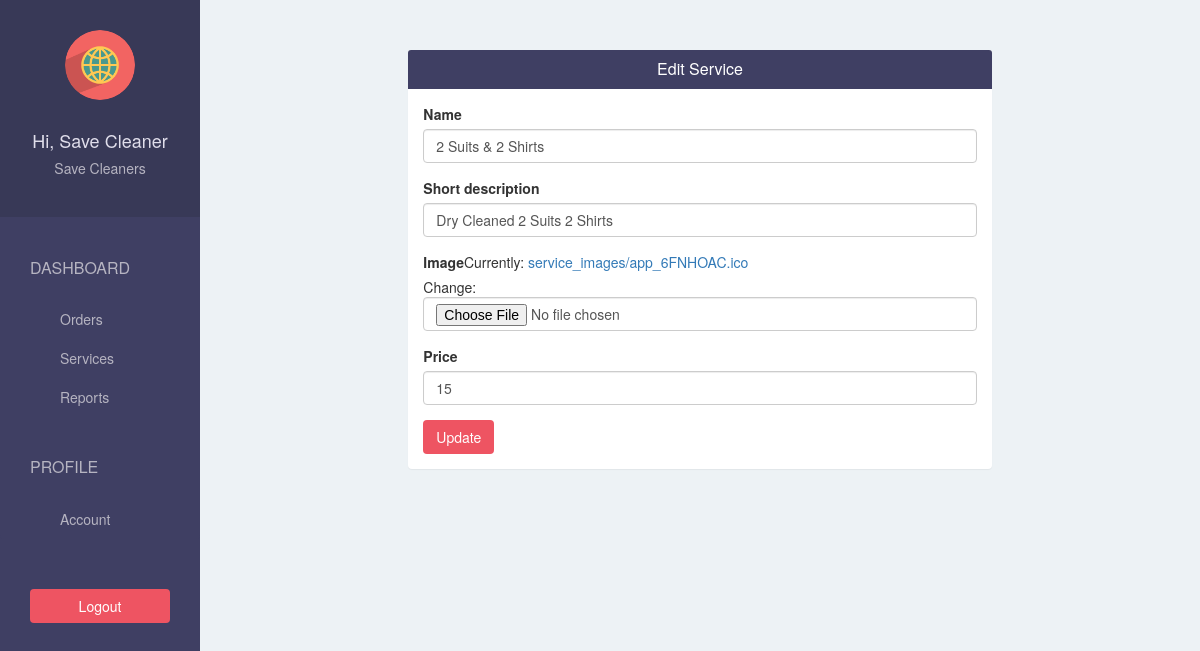
The page /laundromat/service/edit/1/ (signed in) on the database its author committed.
### laundrytaskerapp/models.py (models this page shows, shortened)
class Laundromat(models.Model):
    user = models.OneToOneField(User, on_delete=models.CASCADE, related_name='laundromat')
    name = models.CharField(max_length=500)
    phone = models.CharField(max_length=500)
    address = models.CharField(max_length=500)
    logo = models.ImageField(upload_to='laundromat_logo/', blank=False)

class Service(models.Model):
    laundromat = models.ForeignKey(Laundromat, on_delete=models.CASCADE, related_name='service')
    name = models.CharField(max_length=500)
    short_description = models.CharField(max_length=500)
    image = models.ImageField(upload_to='service_images/', blank=False)
    price = models.IntegerField(default=0)

### laundrytaskerapp/views.py (the view)
# urls.py: url(r'^laundromat/service/edit/(?P<service_id>\d+)/$', views.laundromat_edit_service, name = 'laundromat-edit-service'),
@login_required(login_url='/laundromat/sign-in/')
def laundromat_edit_service(request, service_id):
    form = ServiceForm(instance = Service.objects.get(id = service_id))
    if request.method == "POST":
        form = ServiceForm(request.POST, request.FILES, instance = Service.objects.get(id = service_id))
        if form.is_valid():
            form.save()
            return redirect(laundromat_service)
    return render(request, 'laundromat/edit_service.html', {
        "form": form
    })

### laundrytaskerapp/forms.py
class ServiceForm(forms.ModelForm):
    class Meta:
        model = Service
        exclude = ("laundromat",)

### laundrytaskerapp/templates/laundromat/edit_service.html (shortened to what this page needs)
{% extends 'laundromat/base.html' %}
{% load bootstrap3 %}
{% block page %}
    <div class="col-lg-offset-2 col-lg-8">
        <div class="panel">
            <div class="panel-heading bg-blue">
                <h4 class="panel-title text-center text-white">
                    Edit Service
                </h4>
            </div>
            <div class="panel-body">
                <form method="POST" enctype="multipart/form-data">
                    {% bootstrap_form form %}
                    <button type="submit" class="btn btn-pink">Update</button>
                </form>
            </div>
        </div>
    </div>
{% endblock %}

### laundrytaskerapp/templates/laundromat/base.html (shortened to what this page needs)
{% extends 'base.html' %}
{% block sidebar %}
    {% url 'laundromat-order' as laundromat_order_url %}
    {% url 'laundromat-service' as laundromat_service_url %}
    {% url 'laundromat-report' as laundromat_report_url %}
    {% url 'laundromat-account' as laundromat_account_url %}
    <div class="text-center">
      <img class="img-circle" src="{{ MEDIA_URL }}{{ request.user.laundromat.logo }}"
          width="70" height="70" />
      <br/>
      <br/>
      <h4>Hi, {{ request.user.get_full_name }}</h4>
      <h5>{{ request.user.laundromat.name }}</h5>
    </div>
    <div class="list-group">
      <span class="text-uppercase">Dashboard</span>
      <a href="{% url 'laundromat-order' %}"
          class="list-group-item {% if request.path == laundromat_order_url %} active {% endif %} ">
          Orders
      </a>
      <a href="{% url 'laundromat-service' %}"
          class="list-group-item {% if request.path == laundromat_service_url %} active {% endif %} ">Services</a>
      <a href="{% url 'laundromat-report' %}"
          class="list-group-item {% if request.path == laundromat_report_url %} active {% endif %} ">Reports</a>
      <span class="text-uppercase">Profile</span>
      <a href="{% url 'laundromat-account' %}"
          class="list-group-item {% if request.path == laundromat_account_url %} active {% endif %} ">Account</a>
    </div>
    <div class="text-center">
      <a href="{% url 'laundromat-sign-out' %}?next={{ request.path }}"
          class="btn btn-pink">Logout</a>
    </div>
{% endblock %}

### laundrytaskerapp/static/css/style.css (style rules this page uses)
body { padding-top: 50px; background-color: #EDF2F5; overflow: auto; }
.bg-blue { background-color: #3F3F63; }
.text-white { color: white; }
.btn-pink { color: white; background-color: #EE5462; }
.sidebar > div:first-child { padding: 30px 10px; font-weight: bold; font-size: 15px; background-color: #383957; }
.sidebar > div:first-child > h4 { color: #e0deeb; }
.sidebar > div:first-child > h5 { color: #b6b4c1; }
.sidebar .list-group { padding: 0; background-color: #3F3F63; }
.sidebar .list-group > span { color: #b6b4c1; display: block; margin-top: 20px; padding: 20px 30px; font-size: 16px; font-weight: 300; }
.sidebar .list-group .list-group-item, .sidebar .list-group .list-group-item:focus { background-color: #3F3F63; color: #b6b4c1; border: 0; padding-left: 60px; padding-right: 30px; }
.sidebar > div:last-child { padding: 30px; }
.sidebar > div:last-child .btn { width: 100%; }
.content .panel { border: none; }

### rows shown on the page
Service: name "2 Suits & 2 Shirts", short_description "Dry Cleaned 2 Suits 2 Shirts", price "15"

### other values the page prints
{{ request.user.get_full_name }} "Save Cleaner"
{{ request.user.laundromat.name }} "Save Cleaners"
